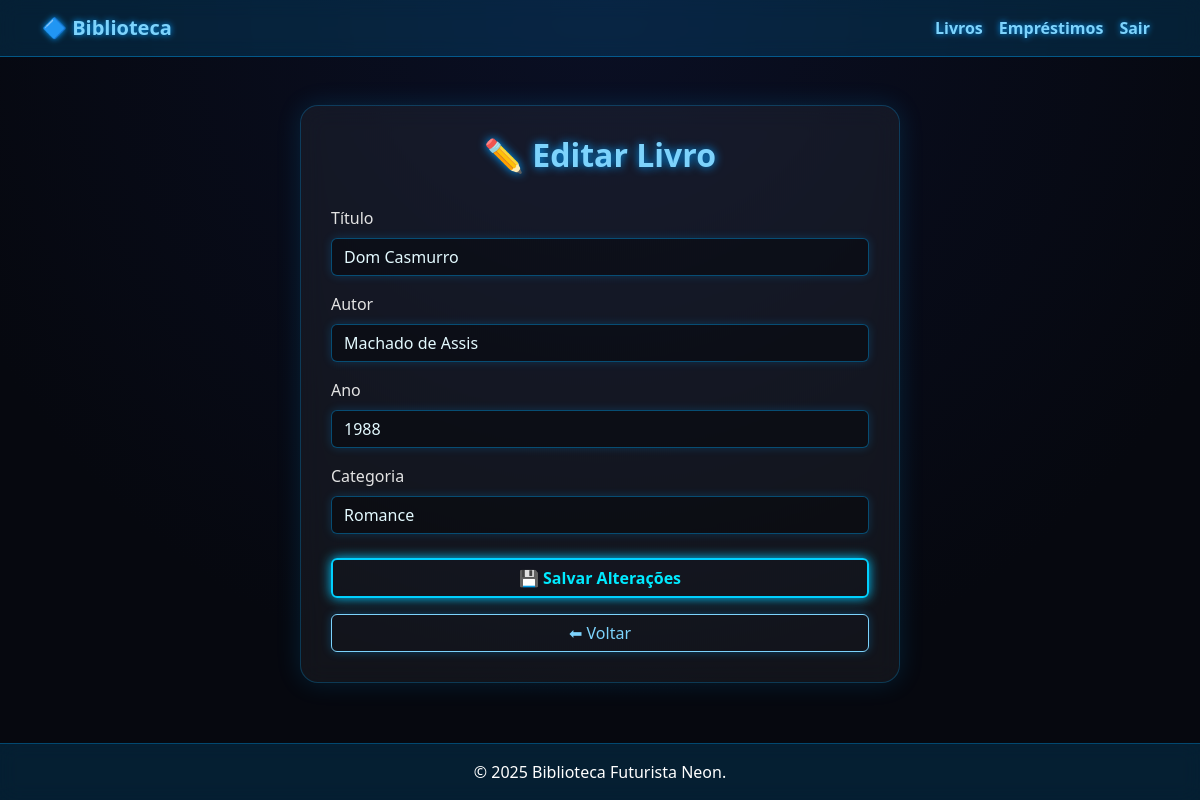
Screenshot of /pages/livros_editar.php?id=1 (signed in) with the database file from the repository.
### tables this page shows
CREATE TABLE `livros` (
  `id` int(11) NOT NULL,
  `titulo` varchar(150) NOT NULL,
  `autor` varchar(120) NOT NULL,
  `ano` year(4) NOT NULL,
  `categoria` varchar(100) NOT NULL
);

### pages/livros_editar.php (the view, shortened to what this page needs)
<?php
require "../conexao.php";
$id = intval($_GET['id']);
$sql = "SELECT * FROM livros WHERE id = ?";
$stmt = $con->prepare($sql);
$stmt->bind_param("i", $id);
$stmt->execute();
$result = $stmt->get_result();
$livro = $result->fetch_assoc();
?>
<!DOCTYPE html>
<html lang="pt-br">
<head>
    <link href="https://cdn.jsdelivr.net/npm/bootstrap@5.3.3/dist/css/bootstrap.min.css" rel="stylesheet">
</head>
<body class="d-flex flex-column min-vh-100">
    <nav class="navbar navbar-expand-lg">
      <div class="container">
        <a class="navbar-brand" href="painel.php">🔷 Biblioteca</a>
        <div class="collapse navbar-collapse" id="navbarNav">
          <ul class="navbar-nav ms-auto">
            <li class="nav-item"><a class="nav-link" href="livros.php">Livros</a></li>
            <li class="nav-item"><a class="nav-link" href="emprestimos.php">Empréstimos</a></li>
            <li class="nav-item"><a class="nav-link" href="../logout.php">Sair</a></li>
          </ul>
        </div>
      </div>
    </nav>
    <div class="container d-flex justify-content-center align-items-start my-5 flex-grow-1">
        <div class="card-neon">
            <h2 class="text-center mb-4">✏️ Editar Livro</h2>
            <form method="POST">
                <label class="form-label mt-2">Título</label>
                <input type="text" name="titulo" class="form-control" value="<?= $livro['titulo'] ?>" required>
                <label class="form-label mt-3">Autor</label>
                <input type="text" name="autor" class="form-control" value="<?= $livro['autor'] ?>" required>
                <label class="form-label mt-3">Ano</label>
                <input type="text" name="ano" maxlength="4" pattern="\d{4}" class="form-control" value="<?= $livro['ano'] ?>" required>
                <label class="form-label mt-3">Categoria</label>
                <input type="text" name="categoria" class="form-control" value="<?= $livro['categoria'] ?>" required>
                <button type="submit" class="btn btn-neon w-100 mt-4">💾 Salvar Alterações</button>
            </form>
            <a href="livros.php" class="btn btn-voltar w-100 mt-3">⬅ Voltar</a>
        </div>
    </div>
    <footer class="text-white text-center py-3 mt-auto">
        &copy; 2025 Biblioteca Futurista Neon.
    </footer>
</body>
</html>

### pages/livros_editar.php (style rules this page uses)
body { background: radial-gradient(circle at top, #0a0f24, #06080f 70%); color: #e4e4e4; font-family: "Segoe UI", sans-serif; }
.navbar { background: rgba(0, 170, 255, 0.15); backdrop-filter: blur(10px); border-bottom: 1px solid rgba(0, 170, 255, 0.4); }
.navbar-brand, .nav-link { color: #7dd3fc !important; font-weight: 600; text-shadow: 0 0 6px #009dff; }
.card-neon { background: rgba(255,255,255,0.05); padding: 30px; border-radius: 18px; border: 1px solid rgba(0, 170, 255, 0.25); box-shadow: 0 0 25px rgba(0, 170, 255, 0.15); backdrop-filter: blur(12px); max-width: 600px; width: 100%; }
h2 { color: #7dd3fc; text-shadow: 0 0 10px #009dff; font-weight: 700; }
.form-control { background: rgba(0,0,0,0.35); border: 1px solid rgba(0,170,255,0.4); color: #e4faff; box-shadow: 0 0 10px rgba(0,170,255,0.2); }
.btn-neon { background: transparent; border: 2px solid #00d0ff; color: #00eaff; font-weight: 600; box-shadow: 0 0 12px #00c8ff; transition: 0.3s; }
.btn-voltar { border: 1px solid #7dd3fc; color: #7dd3fc; box-shadow: 0 0 10px rgba(0,170,255,0.3); }
footer { background: rgba(0, 170, 255, 0.15); border-top: 1px solid rgba(0, 170, 255, 0.3); backdrop-filter: blur(10px); }

### rows the page displays
livros: titulo "Dom Casmurro", autor "Machado de Assis", ano "1988", categoria "Romance"
